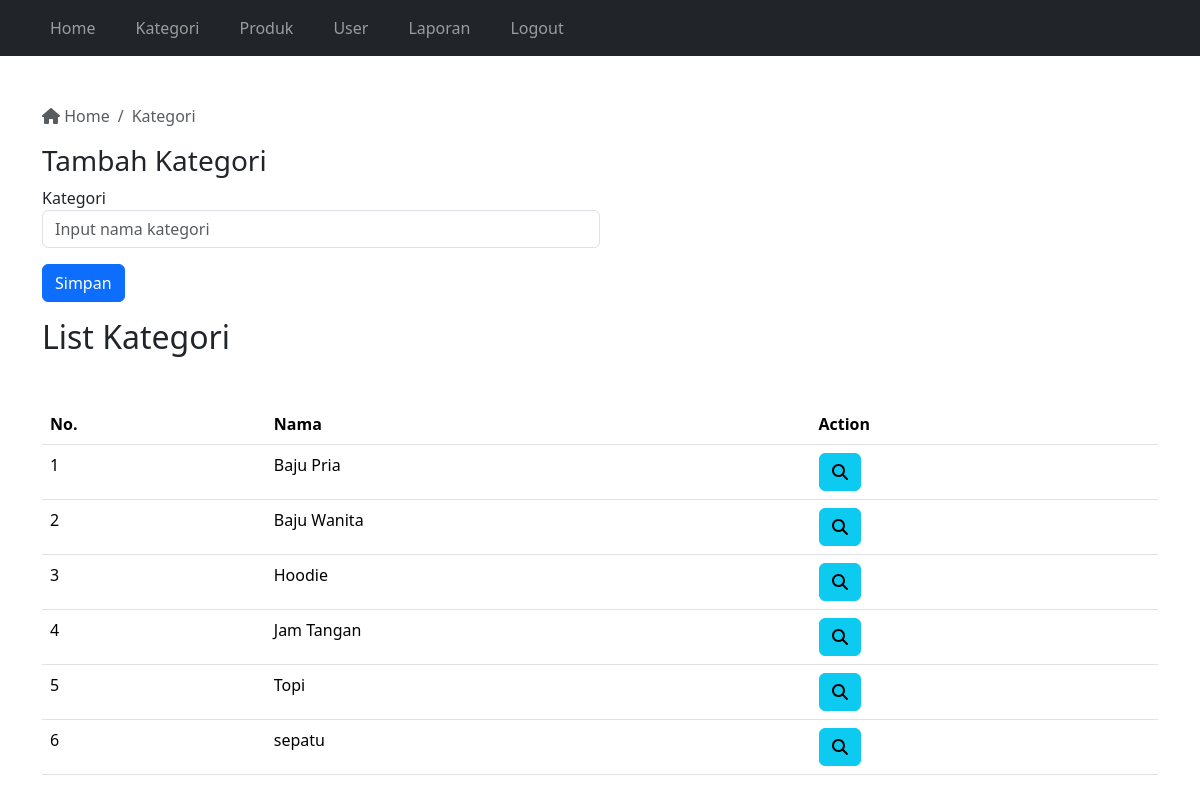
Page /adminpanel/kategori.php (signed in) on the committed database.
### tables this page shows
CREATE TABLE `kategori` (
  `id` int(11) NOT NULL,
  `nama` varchar(100) NOT NULL
);

### adminpanel/kategori.php (the view, shortened to what this page needs)
<?php
    require "../koneksi.php";
    $queryKategori = mysqli_query($con, "SELECT * FROM kategori");
    $jumlahKategori = mysqli_num_rows($queryKategori);
?>
<!DOCTYPE html>
<html lang="en">
<head>
    <link rel="stylesheet" href="../bootstrap/dist/css/bootstrap.min.css">
    <link rel="stylesheet" href="../fontawesome/css/fontawesome.min.css">
</head>
<body>
    <?php require "navbar.php"; ?>
    <div class="container mt-5 ">
        <nav aria-label="breadcrumb">
            <ol class="breadcrumb">
                <li class="breadcrumb-item active" aria-current="page">
                    <a href="../adminpanel" class="no-decoration text-muted">
                        <i class="fas fa-house"></i> Home
                    </a>
                </li>
                <li class="breadcrumb-item active" aria-current="page">
                    Kategori
                </li>
            </ol>
        </nav>
        <div class="col-12 col-md-6">
            <h3>Tambah Kategori</h3>
            <form action="" method="post">
                <div>
                    <label for="kategori">Kategori</label>
                    <input type="text" id="ketegori" name="kategori" placeholder="Input nama kategori" class="form-control">
                </div>
                <div class="mt-3">
                    <button class="btn btn-primary" type="submit" name="simpan_kategori">Simpan</button>
                </div>
            </form>
        </div>
        <div class="mt-3">
            <h2>List Kategori</h2>
            <div class="table-responsive mt-5">
                <table class="table">
                    <thead>
                        <tr>
                            <th>No.</th>
                            <th>Nama</th>
                            <th>Action</th>
                        </tr>
                    </thead>
                    <tbody>
                        <?php
                            if($jumlahKategori==0){
                        ?>
                            <tr>
                                <td colspan=3 class="text-center">Data kategori tidak tersedia</td>
                            </tr>
                        <?php
                            }
                            else{
                                $jumlah = 1;
                                while($data=mysqli_fetch_array($queryKategori)){
                        ?>
                                    <tr>
                                        <td><?php echo $jumlah; ?></td>
                                        <td><?php echo $data['nama']; ?></td>
                                        <td>
                                            <a href="kategori-detail.php?p=<?php echo $data['id']; ?>" class="btn btn-info"><i class="fas fa-search"></i></a>
                                        </td>
                                    </tr>
                        <?php
                                $jumlah++;
                                }
                            }
                        ?>
                    </tbody>
                </table>
            </div>
        </div>
    </div>
</body>
</html>

### adminpanel/kategori.php (style rules this page uses)
.no-decoration { text-decoration: none; }

### rows in the picture
kategori: nama "Baju Pria"
kategori: nama "Baju Wanita"
kategori: nama "Hoodie"
kategori: nama "Jam Tangan"
kategori: nama "Topi"
kategori: nama "sepatu"
